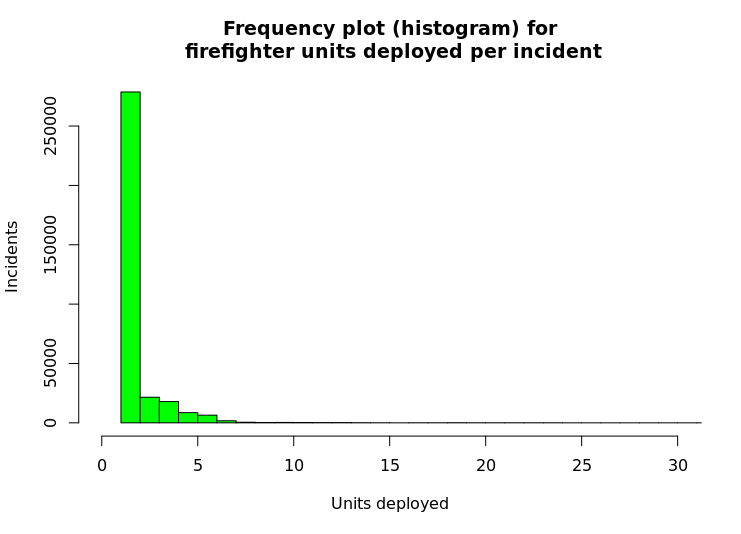

Write the R code that produced this figure.
#Frequency plot of the 1st variable "Firefighter units deployed per incident"

#Install package RCurl if it's not present
install.packages("RCurl")

#Load required package RCurl
library(RCurl)

#Reading dataset from GITHUB
x <- getURL("https://raw.githubusercontent.com/deyvidwilliam/cebd1160/master/data/3interventions_casernes_distance_2015_2017.csv") 
y <- read.csv(text = x)

#Frequency plot of the variable "units deployed per incident" available at column #11 of the dataset 
# X axe limited to 30 for better visualization
# Number of breakpoints (bins) modified to match the highest value of the variable

hist(y[,11], main = "Frequency plot (histogram) for\n firefighter units deployed per incident", col="green", xlab="Units deployed", ylab = "Incidents", xlim=c(0,30), breaks=max(y[,11]))
